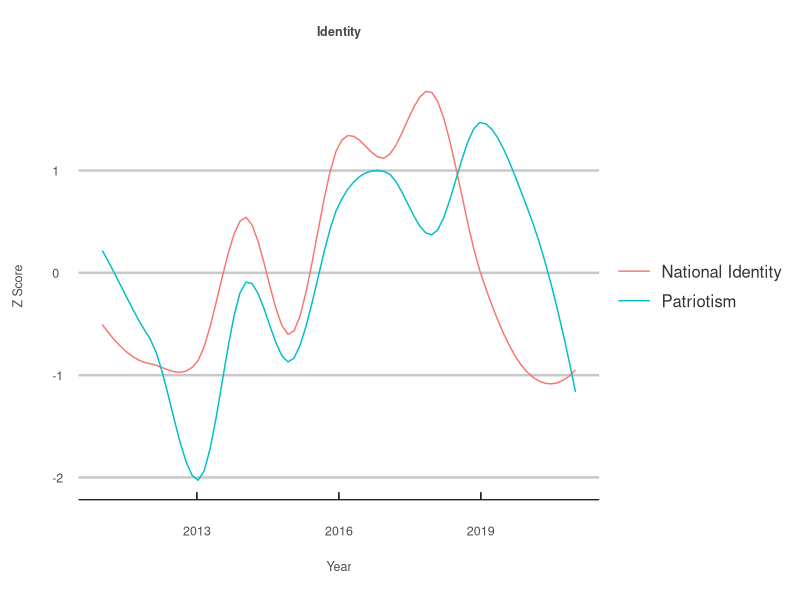
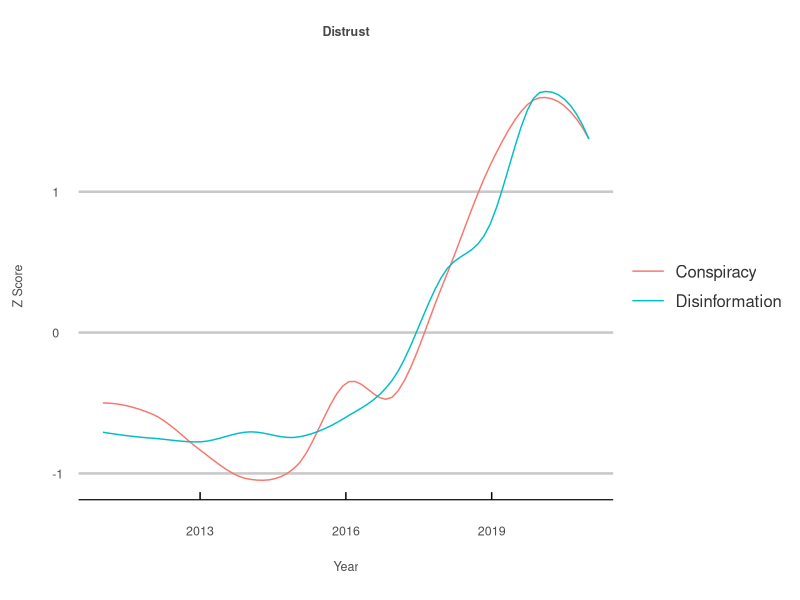
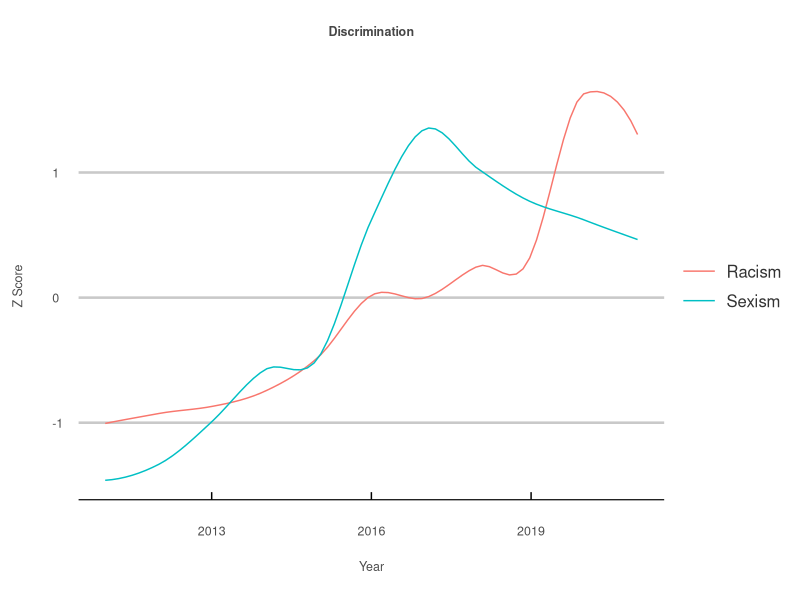

R code for these plots, in order:
## ---- chunk 1
knitr::opts_chunk$set(echo = TRUE)

library(dplyr)
library(tidyverse)
library(ggplot2)
library(stringr)
library(ggthemes)
library(here)

# gets the z score for a specific term. 
get_z_score <- function(data) {
  mean <- mean(
    data
    )
  sigma <- sd(
    data
  )
  z_scores <- list()
  for(i in 1:length(data)) {
    z_scores[i] <- (data[i] - mean) / sigma
  }
  return(unlist(
    z_scores
    ))
}

# gets the z score for a list of terms. 
get_z_scores <- function(data) {
  
  groups <- data %>%
    group_split(term)
  
  z_scores <- list()
  for(i in 1:length(groups)) {
    z_scores[i] <- list(
      get_z_score(groups[[i]]$hits)
      )
  }
  return(unlist(
    z_scores
    ))
}

# good terms. 
the_good <- c("patriotism",
              "national identity",
              "nationalism")

# bad terms. 
the_bad <- c("conspiracy",
             "false information",
             "misinformation",
             "disinformation")

# ugly terms. 
the_ugly <- c("white supremacy",
              "racism",
              "misogyny",
              "hate speech",
              "sexism")

# read in data. 
data <- read_csv("data.csv")

# sort data alphabetically by term. 
index <- order(data$term)
sorted_data_frame <- data[index,]

# change term to upper case. 
sorted_data_frame$term <- str_to_title(sorted_data_frame$term)

# my personal plot theme for data visualizations. 
my_theme <- theme_economist_white(gray_bg = FALSE) +
  theme(plot.title = element_text(hjust = 0.5, 
                                  vjust = 12, 
                                  size = 9, 
                                  color = "#474747"),
        plot.margin = unit(c(1.5, 1, 1.5, 1), "cm"),
        axis.text = element_text(size = 9, 
                                 color = "gray30"),
        axis.text.x=element_text(vjust = -2.5),
        axis.title.x = element_text(size = 9, 
                                    color = "gray30", 
                                    vjust = -10),
        axis.title.y = element_text(size = 9, 
                                    color = "gray30", 
                                    vjust = 10),
        legend.direction = "vertical", 
        legend.position = "right",
        legend.title = element_blank(),
        legend.text = element_text(size = 12, 
                                   color = "gray20"),
        legend.margin=margin(1, -15, 1, 0),
        legend.spacing.x = unit(0.25, "cm"),
        legend.key.size = unit(1, "cm"), 
        legend.key.height = unit(0.75, "cm"),
        strip.text = element_text(hjust = 0.5, 
                                  vjust = 1, 
                                  size = 10, 
                                  color = "#474747"),
        panel.spacing = unit(2, "lines"))

## ---- chunk 2

# the good. 
sorted_data_frame %>% 
  mutate(
    z_score = get_z_scores(sorted_data_frame)
    ) %>%
  filter(
    term %in% str_to_title(the_good)
    ) %>%
  ggplot(
    aes(x=year, y=z_score, col=term)
    ) +
  geom_smooth(
    se=F, span = 0.5, size = 0.5
    ) +
  ggtitle(
    "Identity"
    ) +
  ylab(
    "Z Score"
    ) +
  xlab(
    "Year"
    ) + 
  my_theme

## ---- chunk 3

# the bad. 
sorted_data_frame %>% 
  mutate(
    z_score = get_z_scores(sorted_data_frame)
  ) %>%
  filter(
    term %in% str_to_title(the_bad)
  ) %>%
  ggplot(
    aes(x=year, y=z_score, col=term)
  ) +
  geom_smooth(
    se=F, span = 0.5, size = 0.5
  ) +
  ggtitle(
    "Distrust"
  ) +
  ylab(
    "Z Score"
  ) +
  xlab(
    "Year"
  ) + 
  my_theme

## ---- chunk 4

# the ugly. 
sorted_data_frame %>% 
  mutate(
    z_score = get_z_scores(sorted_data_frame)
  ) %>%
  filter(
    term %in% str_to_title(the_ugly)
  ) %>%
  ggplot(
    aes(x=year, y=z_score, col=term)
  ) +
  geom_smooth(
    se=F, span = 0.5, size = 0.5
  ) +
  ggtitle(
    "Discrimination"
  ) +
  ylab(
    "Z Score"
  ) +
  xlab(
    "Year"
    ) + 
  my_theme
